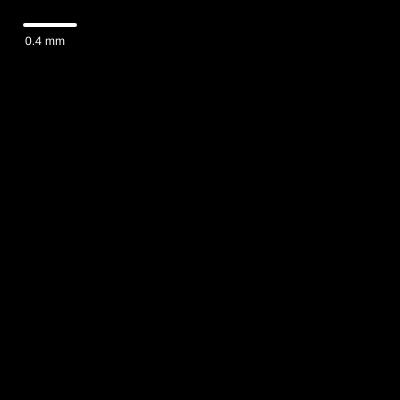
Frame 1 (no input)
Frame 60 (no input): identical to frame 1, image omitted
Frame 120 (the mouse pressed at the canvas centre since frame 60): identical to frame 1, image omitted

The p5.js sketch that drew this single still picture (run headless with seeded random() and noise() and a simulated clock; from frame 60 on, the mouse is pressed at the canvas centre):

// p5.js sketch
// ── sketch.js
let system;
let scale;

const mean = 0.08;
const std = 0.01;
const scaledDiameter = 10; //px

function setup() {
  createCanvas(400, 400);
  const origin = createVector(width / 2, height / 2);
  system = new ParticleSystem(origin, mean, std);
  scale = new Scale( scaledDiameter, mean, 50);
}

function draw() {
  background(0);

  system.addParticle();
  system.run();
  
  scale.draw();

}

/** References
 * 
 * https://editor.p5js.org/amaralc/sketches/PT2bTpBzU
 * https://editor.p5js.org/amaralc/sketches/Ds3BU_0Jv
 * 
 * https://p5js.org/examples/simulate-particle-system.html
 * https://www.w3schools.com/js/js_object_prototypes.asp
 * https://p5js.org/reference/#/p5.Vector/random2D
 * https://www.youtube.com/watch?v=T84AWnntxZA&list=PLRqwX-V7Uu6ZV4yEcW3uDwOgGXKUUsPOM&index=15&ab_channel=TheCodingTrain
 * https://p5js.org/reference/#/p5/randomGaussian
 * 
 */
// ── particle.js
function Particle(position, diameter){
  this.diameter = diameter;
  this.pos = position.copy();
  this.vel = createVector(0,0);
  this.acc = createVector(0,0);
  this.lifeSpan = 255;
  
  this.isDead = () => {
    return this.lifeSpan < 0; 
  }
  
  this.update = () => {
    this.acc = p5.Vector.random2D().setMag(0.2);
    this.vel.add(this.acc);
    this.pos.add(this.vel);
    this.lifeSpan -= 1;
  }
  
  this.display = () => {
    fill(255, this.lifeSpan);
    noStroke();
    ellipse(this.pos.x, this.pos.y, this.diameter);
  }
  
}


// ── particleSystem.js
function ParticleSystem(position){
  
  this.origin = position.copy();
  this.particles = [];
  
  this.addParticle = () => {
    this.particles.push(new Particle(this.origin));
  }
  
  this.run = () => {
    
    this.particles.forEach((particle, index) => {
      particle.update();
      if(particle.isDead()){
        this.particles.splice(index,1);
      } 
      particle.display();      
    })
    
    /**
    for (let i = this.particles.length - 1; i>=0; i--){
      let p = this.particles[i];
      p.update();
      if(p.isDead()){
        this.particles.splice(i,1);
      }
      p.display();      
    }
    */
  }
  
  
}
// ── scale.js
function Scale(px, mm, scaleSize){
  
  this.pxPerMilimeter = px / mm;
  this.pixelsPerMicrometer = pixels / mm / 1000;   
  this.label = {    
    milimeters: `${scaleSize / this.pxPerMilimeter} mm`,
    micrometers: `${scaleSize / this.pxPerMicrometer} &micro;m`,    
  }
  
  this.draw = () => {       
    stroke(255);
    strokeWeight(4);
    line(25,25, 25 + scaleSize, 25);   
    
    noStroke();    
    text(`${this.label.milimeters}`, 25, 45);    
  }
  
}
  
  
